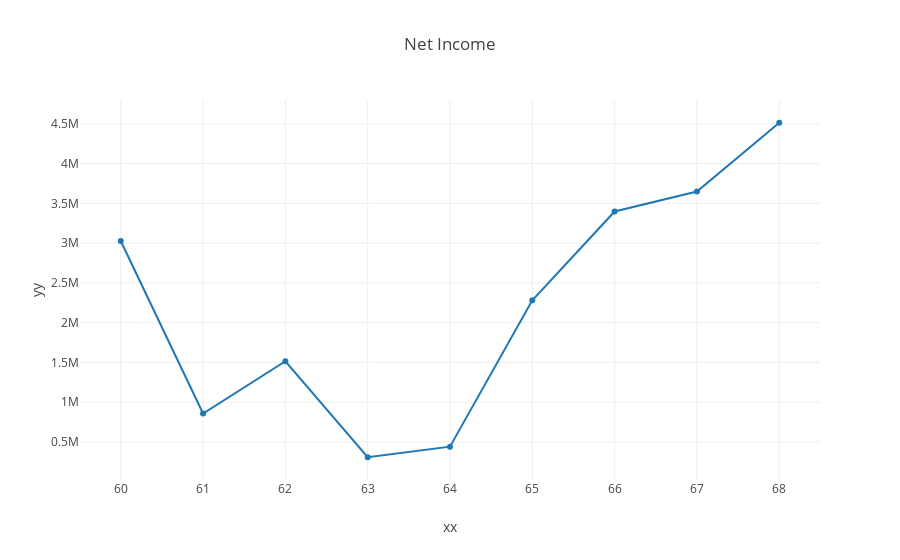

Notebook code cell kept with this figure:
### Markdown cell above
<h1>GOAL: Make Money</h1>

### Code cell
d = []
# for attr in df_private.index.levels[1].values:
# for attr in ['Sales Units Japan P1', 'Sales Rev Japan P1']:
# display(df_private.xs(attr, level=1).values)

d.append(Scatter(
        x=df_private.index.levels[0].values, 
        y=df_private.xs('Net income', level=1).values.flatten(),
        name='Net income',
        yaxis='y1'))
# d.append(Scatter(
#         x=df_private.index.levels[0].values, 
#         y=df_private.xs('Sales Rev Japan P1', level=1).values.flatten(),
#         name='Sales Rev Japan P1',
#         yaxis='y2'))

data = Data(d)


layout=Layout(
        xaxis=dict(
            title='xx'
        ),
        yaxis=dict(
            title='yy'
        ),
#         yaxis2=dict(
#             title='yy',
#             titlefont=dict(
#                 color='rgb(148, 103, 189)'
#             ),
#             tickfont=dict(
#                 color='rgb(148, 103, 189)'
#             ),
#             overlaying='y',
#             side='right'
#         ),
        title= 'Net Income')

fig = Figure(data=data, layout=layout)
iplot(fig)

### Figure 1 — Plotly figure (JSON) as saved in the notebook; plotly's stock layout.template omitted (floating-point values rounded to 4 significant figures)
{"data": [{"name": "Net income", "type": "scatter", "x": [60, 61, 62, 63, 64, 65, 66, 67, 68], "y": [3027000.0, 857600.0, 1515000.0, 307800.0, 440900.0, 2280000.0, 3398000.0, 3648000.0, 4513000.0], "yaxis": "y1"}], "layout": {"title": "Net Income", "xaxis": {"title": "xx"}, "yaxis": {"title": "yy"}}}
